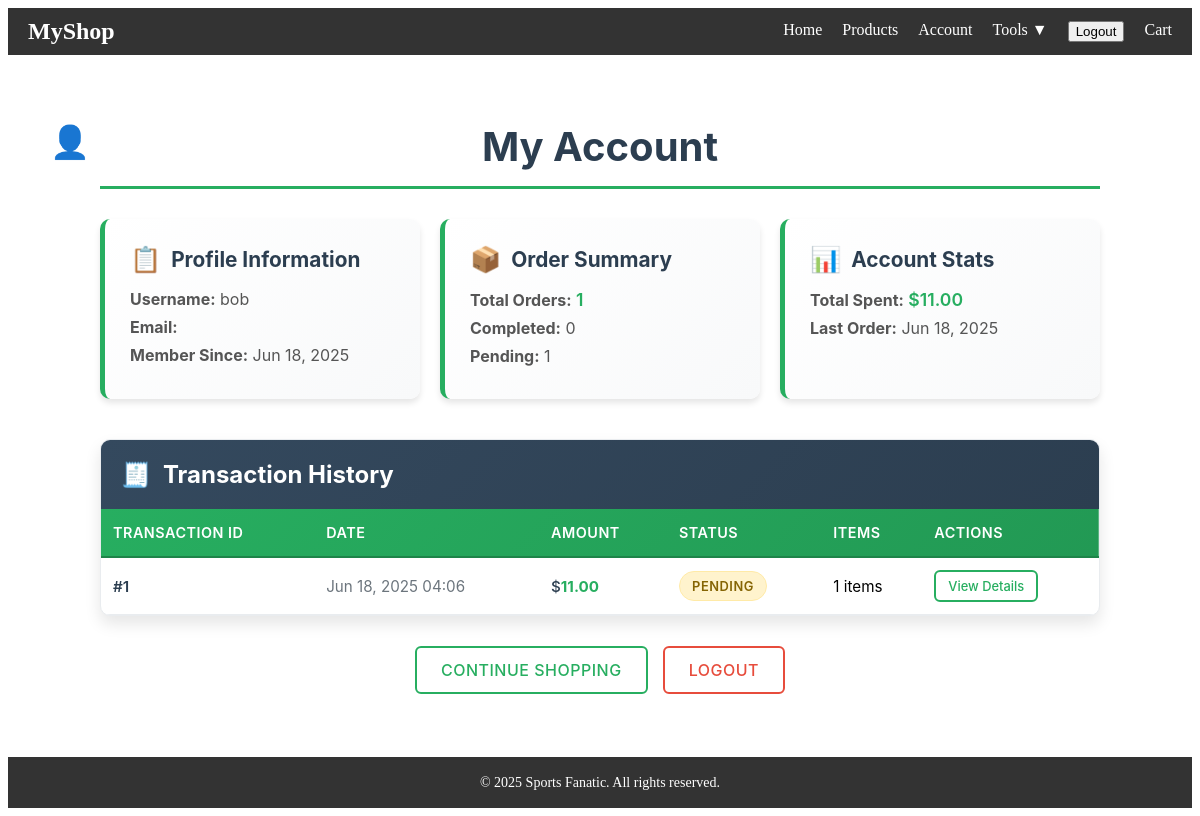
Page /account/ (signed in) on the earlier database version.
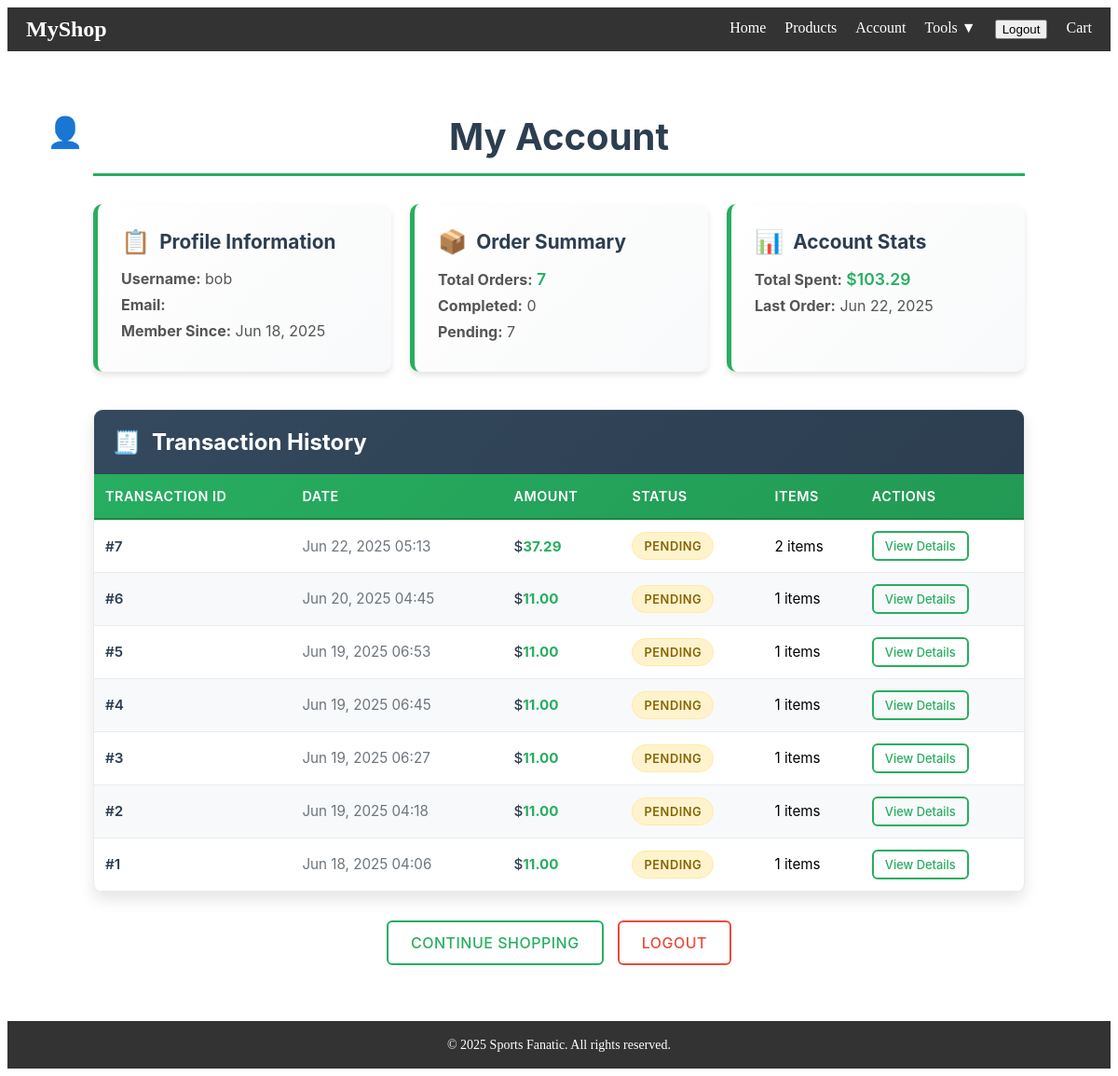
Same page on the later database version.
### store/models.py (models this page shows, shortened)
class Transaction(models.Model):
    transaction_id = models.AutoField(primary_key=True)
    user = models.ForeignKey(User, on_delete=models.CASCADE)
    status = models.CharField(max_length=50, choices=[
    ('pending', 'Pending'),
    ('completed', 'Completed'),
    ('cancelled', 'Cancelled'),
    ('failed', 'Failed')
    ], default='pending')
    promotion_version_id = models.CharField(max_length=100, blank=True, null=True)
    created_at = models.DateTimeField(default=timezone.now)
    updated_at = models.DateTimeField(default=timezone.now)

### store/views.py (the view)
# urls.py: path('account/', views.account_view, name='account'),
@login_required
def account_view(request):
    transactions = Transaction.objects.filter(user=request.user).order_by('-created_at')
    transaction_summaries = []
    completed_count = transactions.filter(status='completed').count()
    pending_count = transactions.filter(status='pending').count()
    total_spent = 0
    for transaction in transactions:
        line_items = LineItem.objects.filter(transaction=transaction)
        subtotal = sum(item.price * item.quantity for item in line_items)
        taxes = sum(item.price * item.quantity * item.tax_rate for item in line_items)
        total = subtotal + taxes
        if transaction.status != 'cancelled':
            total_spent += total
        transaction_summaries.append({
            'transaction': transaction,
            'subtotal': round(subtotal, 2),
            'taxes': round(taxes, 2),
            'total': round(total, 2),
            'line_items': line_items
        })
    last_order = transactions.first()
    last_order_date = last_order.created_at if last_order else None
    context = {
        'transactions': transactions,  # Add this for the template
        'transaction_summaries': transaction_summaries,  # Keep this for detailed data
        'completed_count': completed_count,
        'pending_count': pending_count,
        'total_spent': round(total_spent, 2),
        'last_order_date': last_order_date,
    }
    return render(request, 'store/account.html', context)

### store/templates/store/account.html (shortened to what this page needs)
{% extends 'store/base.html' %}
{% load static %}
{% block styles %}
    <link rel="stylesheet" href="{% static 'store/account.css' %}">
{% endblock %}
{% block content %}
<div class="account-container">
    <h1>My Account</h1>
    <div class="account-overview">
        <div class="account-card profile-card">
            <h3>Profile Information</h3>
            <p><strong>Username:</strong> {{ user.username }}</p>
            <p><strong>Email:</strong> {{ user.email }}</p>
            <p><strong>Member Since:</strong> {{ user.date_joined|date:"M d, Y" }}</p>
        </div>
        <div class="account-card orders-card">
            <h3>Order Summary</h3>
            <p><strong>Total Orders:</strong> <span class="highlight">{{ transactions.count }}</span></p>
            <p><strong>Completed:</strong> {{ completed_count }}</p>
            <p><strong>Pending:</strong> {{ pending_count }}</p>
        </div>
        <div class="account-card stats-card">
            <h3>Account Stats</h3>
            <p><strong>Total Spent:</strong> <span class="highlight">${{ total_spent }}</span></p>
            <p><strong>Last Order:</strong> {{ last_order_date|date:"M d, Y"|default:"Never" }}</p>
        </div>
    </div>
    <div class="transaction-history">
        <h2>Transaction History</h2>
        {% if transaction_summaries %}
            <table class="transactions-table">
                <thead>
                    <tr>
                        <th>Transaction ID</th>
                        <th>Date</th>
                        <th>Amount</th>
                        <th>Status</th>
                        <th>Items</th>
                        <th>Actions</th>
                    </tr>
                </thead>
                <tbody>
                    {% for summary in transaction_summaries %}
                    <tr>
                        <td class="transaction-id">#{{ summary.transaction.transaction_id }}</td>
                        <td class="date-cell">{{ summary.transaction.created_at|date:"M d, Y H:i" }}</td>
                        <td class="transaction-amount">{{ summary.total }}</td>
                        <td>
                            <span class="status-badge status-{{ summary.transaction.status }}">
                                {{ summary.transaction.get_status_display }}
                            </span>
                        </td>
                        <td>{{ summary.line_items.count }} items</td>
                        <td>
                            {% if summary.transaction.transaction_id %}
                                <a href="{% url 'invoice_detail' summary.transaction.transaction_id %}" class="view-invoice-link">
                                    View Details
                                </a>
                            {% else %}
                                <span class="view-invoice-link" style="opacity: 0.5; cursor: not-allowed;">
                                    No Details
                                </span>
                            {% endif %}
                        </td>
                    </tr>
                    {% endfor %}
                </tbody>
            </table>
        {% endif %}
    </div>
    <div class="account-actions">
        <a href="{% url 'product_list' %}" class="account-btn">Continue Shopping</a>
        <a href="{% url 'logout' %}" class="account-btn logout">Logout</a>
    </div>
</div>
{% endblock %}

Differences in the rows shown:
added Transaction: created_at "Jun 22, 2025", transaction.transaction_id "7", transaction.created_at "Jun 22, 2025 05:13", total "37.29", transaction.status "PENDING", line_items.count "2", shows "View Details"
added Transaction: transaction.transaction_id "6", transaction.created_at "Jun 20, 2025 04:45", total "11.00", transaction.status "PENDING", line_items.count "1", shows "View Details"
added Transaction: transaction.transaction_id "5", transaction.created_at "Jun 19, 2025 06:53", total "11.00", transaction.status "PENDING", line_items.count "1", shows "View Details"
added Transaction: transaction.transaction_id "4", transaction.created_at "Jun 19, 2025 06:45", total "11.00", transaction.status "PENDING", line_items.count "1", shows "View Details"
added Transaction: transaction.transaction_id "3", transaction.created_at "Jun 19, 2025 06:27", total "11.00", transaction.status "PENDING", line_items.count "1", shows "View Details"
added Transaction: transaction.transaction_id "2", transaction.created_at "Jun 19, 2025 04:18", total "11.00", transaction.status "PENDING", line_items.count "1", shows "View Details"
Other differences:
{{ transactions.count }}: "1" → "7"
{{ pending_count }}: "1" → "7"
{{ total_spent }}: "11.00" → "103.29"
{{ last_order_date|date:"M d, Y"|default:"Never" }}: "Jun 18, 2025" → "Jun 22, 2025"
